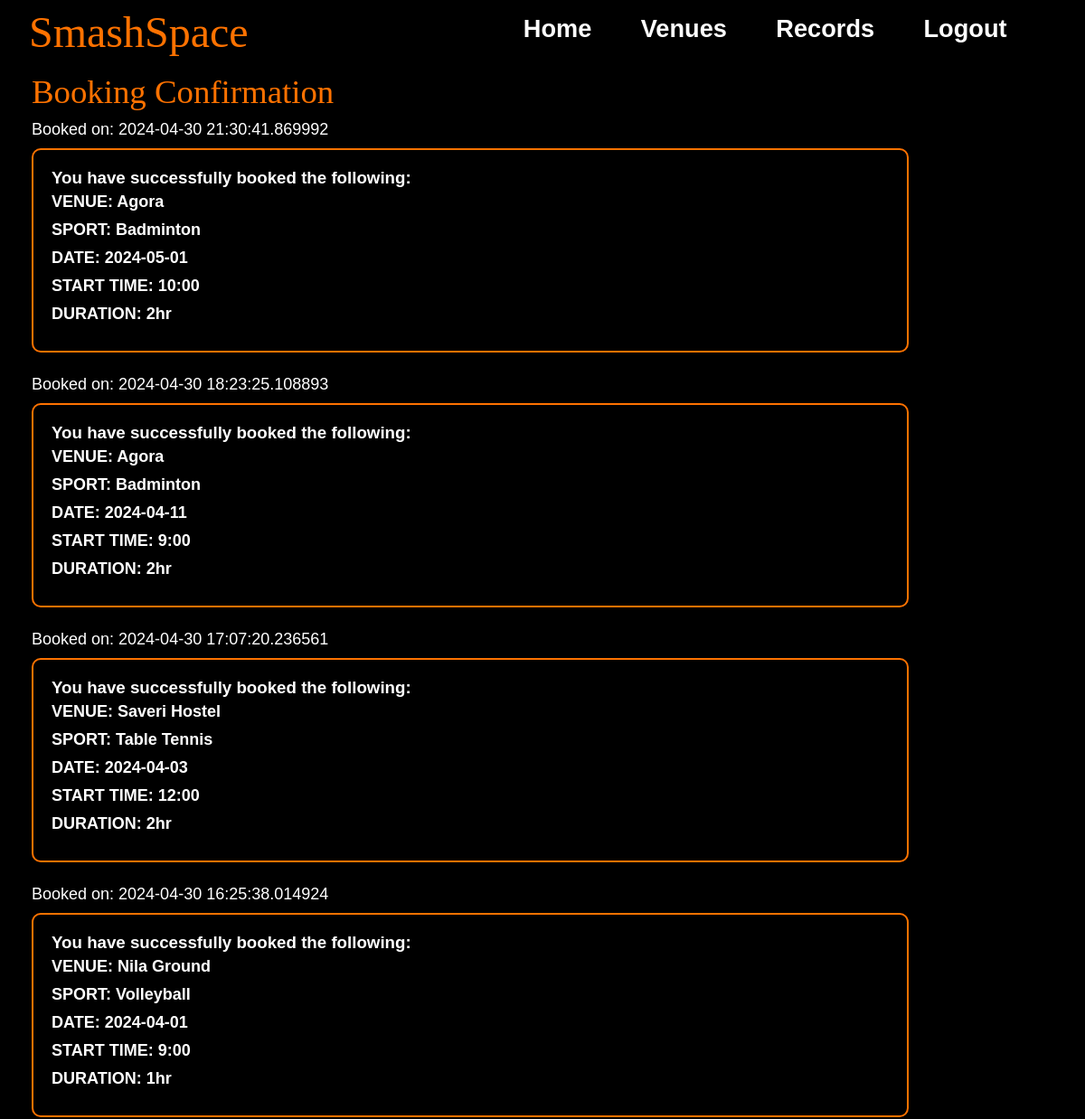
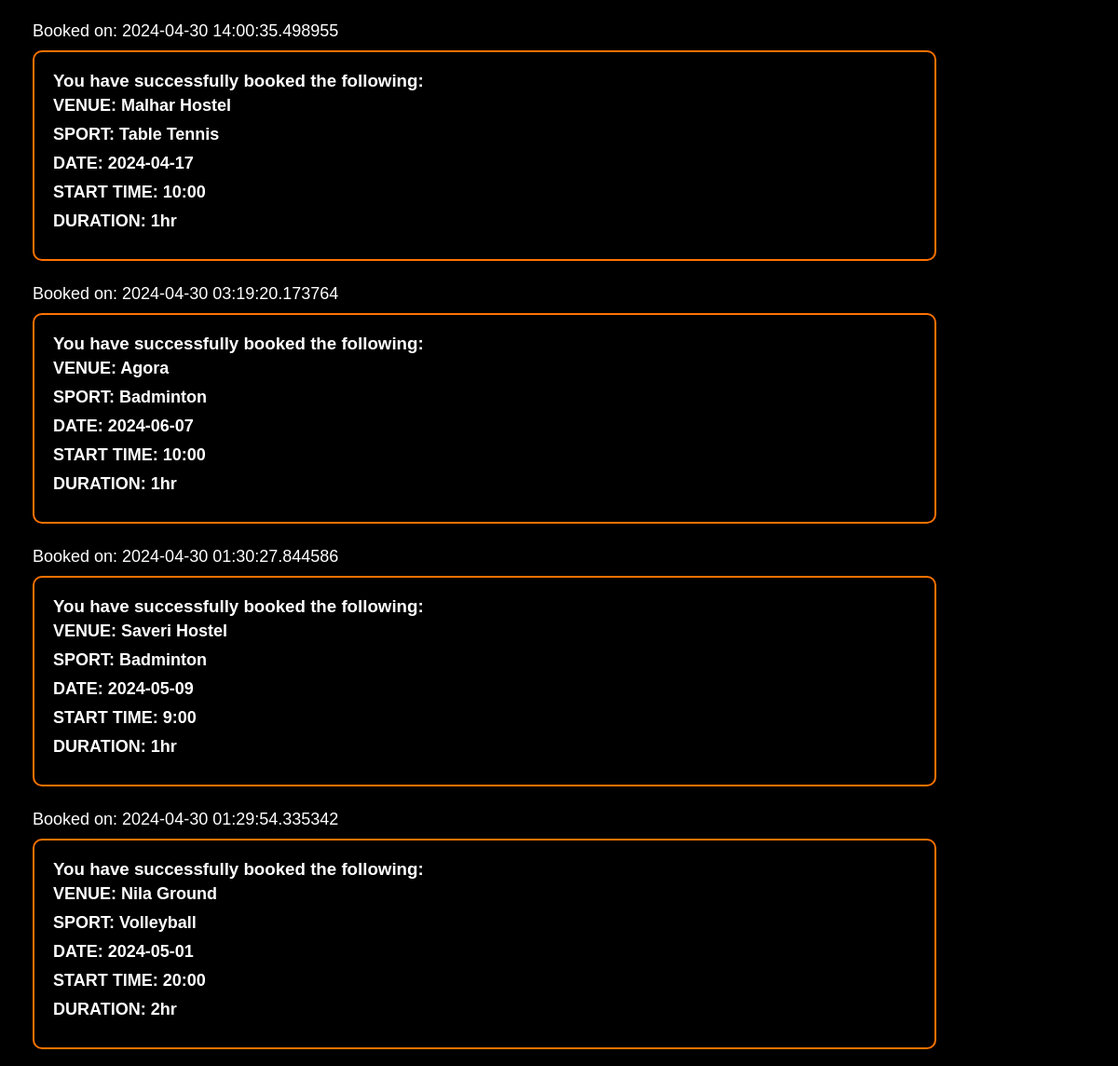
Screenshot of /records (signed in) with the database file from the repository (2 pictures, top to bottom).
### models.py (models this page shows, shortened)
class BookingLog(db.Model):
    BookingID = db.Column(db.Integer, primary_key=True, autoincrement=True)
    UserID = db.Column(db.Integer, db.ForeignKey('user.UserID'), nullable=False)
    VenueID = db.Column(db.Integer, db.ForeignKey('venue.VenueID'), nullable=False)
    SportID = db.Column(db.Integer, db.ForeignKey('sport.SportID'), nullable=False)
    Slot = db.Column(db.String(10),nullable=False)
    Duration = db.Column(db.String(5),nullable=False)
    Date = db.Column(db.String(20), nullable=False)
    BookingTime = db.Column(db.DateTime, nullable=False, default=lambda: datetime.now(timezone("Asia/Kolkata")))
    User = db.relationship('User', backref='bookings', lazy=True)
    Venue = db.relationship('Venue', backref='bookings', lazy=True)
    Sport = db.relationship('Sport', backref='bookings', lazy=True)
    __table_args__ = (
        UniqueConstraint("UserID",'VenueID', 'SportID', 'Slot', 'Duration', 'Date'),
    )

class Venue(db.Model):
    VenueID = db.Column(db.Integer, primary_key=True, autoincrement = True)
    VenueName = db.Column(db.String(100), nullable=False)
    VenueAddress = db.Column(db.String(500), nullable=False)
    VenueImageURL = db.Column(db.String(200))
    FirstSlot = db.Column(db.Time, nullable = False)
    LastSlot = db.Column(db.Time, nullable = False)
    Sports = db.relationship('Sport', secondary='venue_sport', backref= db.backref('venues', lazy='dynamic'))
    VenueBlog = db.Column(db.String(2000))

class Sport(db.Model):
    SportID = db.Column(db.Integer, primary_key=True, autoincrement=True)
    SportName = db.Column(db.String(100), nullable=False, unique=True)
    SportImageURL= db.Column(db.String(200))

### app.py (the view)
@app.route("/records")
def record():
    logs = BookingLog.query.filter_by(UserID=current_user.get_id()).order_by(desc(BookingLog.BookingTime)).all()
    venues = []
    sports = []
    dates = []
    starts = []
    durations = []
    BookingTimes= []
    for log in logs:
        venue = Venue.query.get(log.VenueID)
        sport = Sport.query.get(log.SportID)
        venues.append(venue)
        sports.append(sport)
        dates.append(log.Date)
        starts.append(log.Slot)
        durations.append(log.Duration)
        BookingTimes.append(log.BookingTime)
    return render_template("Records.html", logs=logs, venues=venues, sports=sports, dates=dates, starts=starts, durations=durations, BookingTimes=BookingTimes)

### app.py (called while the page is built)
@login_manager.user_loader
def load_user(user_id):
    return User.query.get(int(user_id))

### models.py (called while the page is built)
    def get_id(self):
        return str(self.UserID)

### templates/Records.html (shortened to what this page needs)
{% extends 'Base.html' %}
{% block css %}
<link rel="stylesheet" href="/static/css/records.css">
{%endblock%}
{% block content %}
    <p style="color: #ff7200;font-family: fantasy;font-size: 2.3em;margin-bottom: 10px;" >Booking Confirmation</p>
    <ul  id = "UL">
        {% for log in logs %}
            <li id = "time">Booked on: {{ BookingTimes[loop.index0] }}</li>
            <div class = "box">
                    <h3 id = "yhs">You have successfully booked the following:</h3>
              <div id = "data">
                <li>VENUE: {{ venues[loop.index0].VenueName }}</li>
                <li>SPORT: {{ sports[loop.index0].SportName }}</li>
                <li>DATE: {{ dates[loop.index0] }}</li>
                <li>START TIME: {{ starts[loop.index0] }}</li>
                <li>DURATION: {{ durations[loop.index0] }}</li>
              </div>
            </div>
            <br>
        {% endfor %}
    </ul>
{%endblock%}

### static/css/base.css (style rules this page uses)
* { margin: 0; padding: 0; text-decoration: none; box-sizing: border-box; transition: all 0.5s; }
body { background-color: black; max-width: 1000px; margin: 0 auto; }

### static/css/records.css (style rules this page uses)
body { font-family: Arial, sans-serif; margin: 0; padding: 0; color: #333; margin: 80px 0 0 35px; }
ul { list-style-type: none; }
li { margin-bottom: 10px; }
#time { margin-top: 7px; color: #fff; font-size: large; }
.box { border: 2px solid #ff7200; border-radius: 10px; padding: 20px; margin-top: 10px; margin-right: 30px; background-color: #000; color: #fff; box-shadow: 0 0 10px rgba(0, 0, 0, 0.1); }
#data { font-weight:700; font-family:'Trebuchet MS', 'Lucida Sans Unicode', 'Lucida Grande', 'Lucida Sans', Arial, sans-serif; font-size: large; }
#yhs { font-family: 'Lucida Sans', 'Lucida Sans Regular', 'Lucida Grande', 'Lucida Sans Unicode', Geneva, Verdana, sans-serif; margin-bottom: 5px; }

### rows the page displays
BookingLog: BookingTime "2024-04-30 21:30:41.869992", Date "2024-05-01", Slot "10:00", Duration "2hr"
Venue: VenueName "Agora"
Sport: SportName "Badminton"
BookingLog: BookingTime "2024-04-30 18:23:25.108893", Date "2024-04-11", Slot "9:00", Duration "2hr"
BookingLog: BookingTime "2024-04-30 17:07:20.236561", Date "2024-04-03", Slot "12:00", Duration "2hr"
Venue: VenueName "Saveri Hostel"
Sport: SportName "Table Tennis"
BookingLog: BookingTime "2024-04-30 16:25:38.014924", Date "2024-04-01", Slot "9:00", Duration "1hr"
Venue: VenueName "Nila Ground"
Sport: SportName "Volleyball"
BookingLog: BookingTime "2024-04-30 14:00:35.498955", Date "2024-04-17", Slot "10:00", Duration "1hr"
Venue: VenueName "Malhar Hostel"
BookingLog: BookingTime "2024-04-30 03:19:20.173764", Date "2024-06-07", Slot "10:00", Duration "1hr"
BookingLog: BookingTime "2024-04-30 01:30:27.844586", Date "2024-05-09", Slot "9:00", Duration "1hr"
BookingLog: BookingTime "2024-04-30 01:29:54.335342", Date "2024-05-01", Slot "20:00", Duration "2hr"
